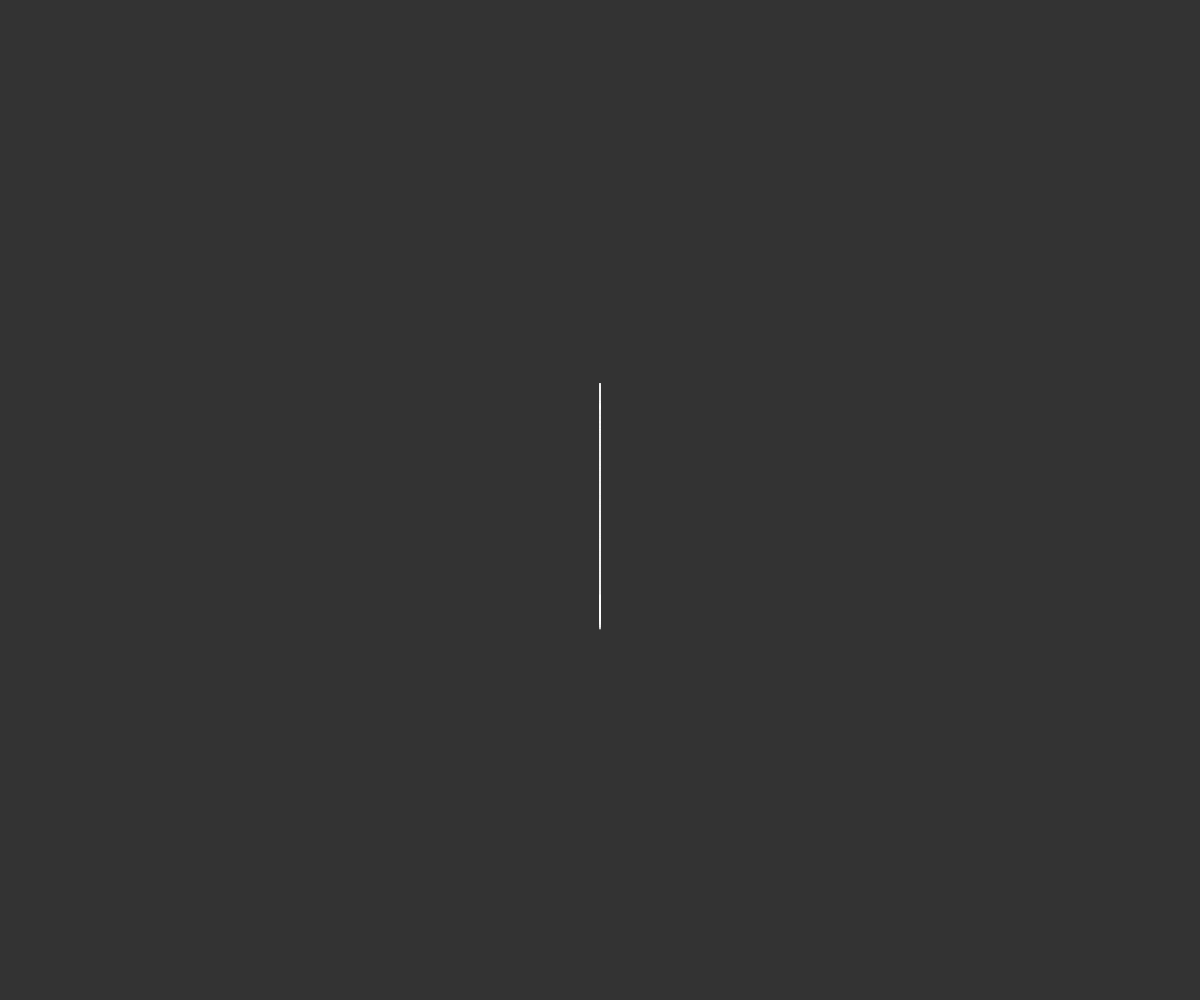
Frame 1 (no input)
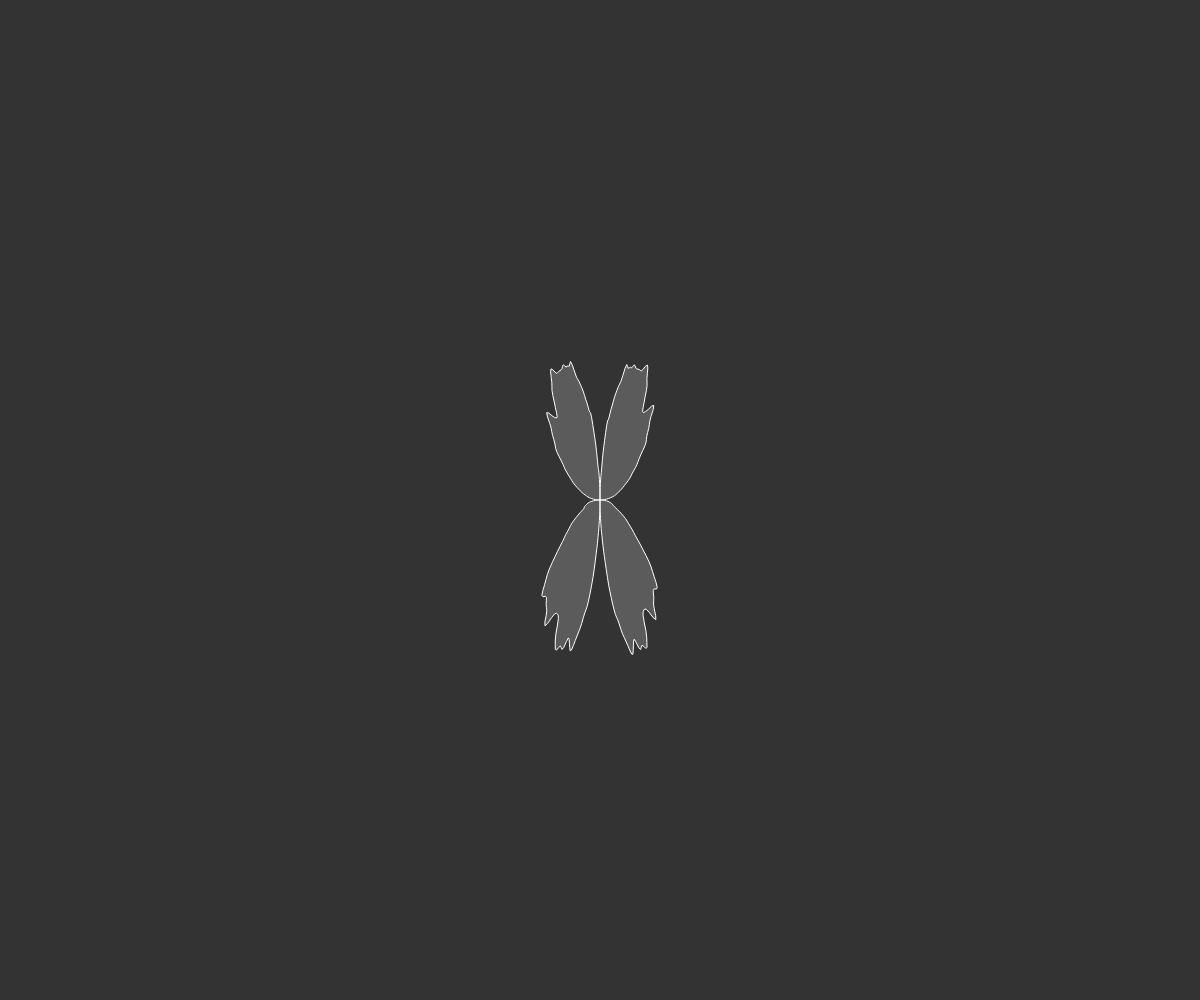
Frame 60 (no input)
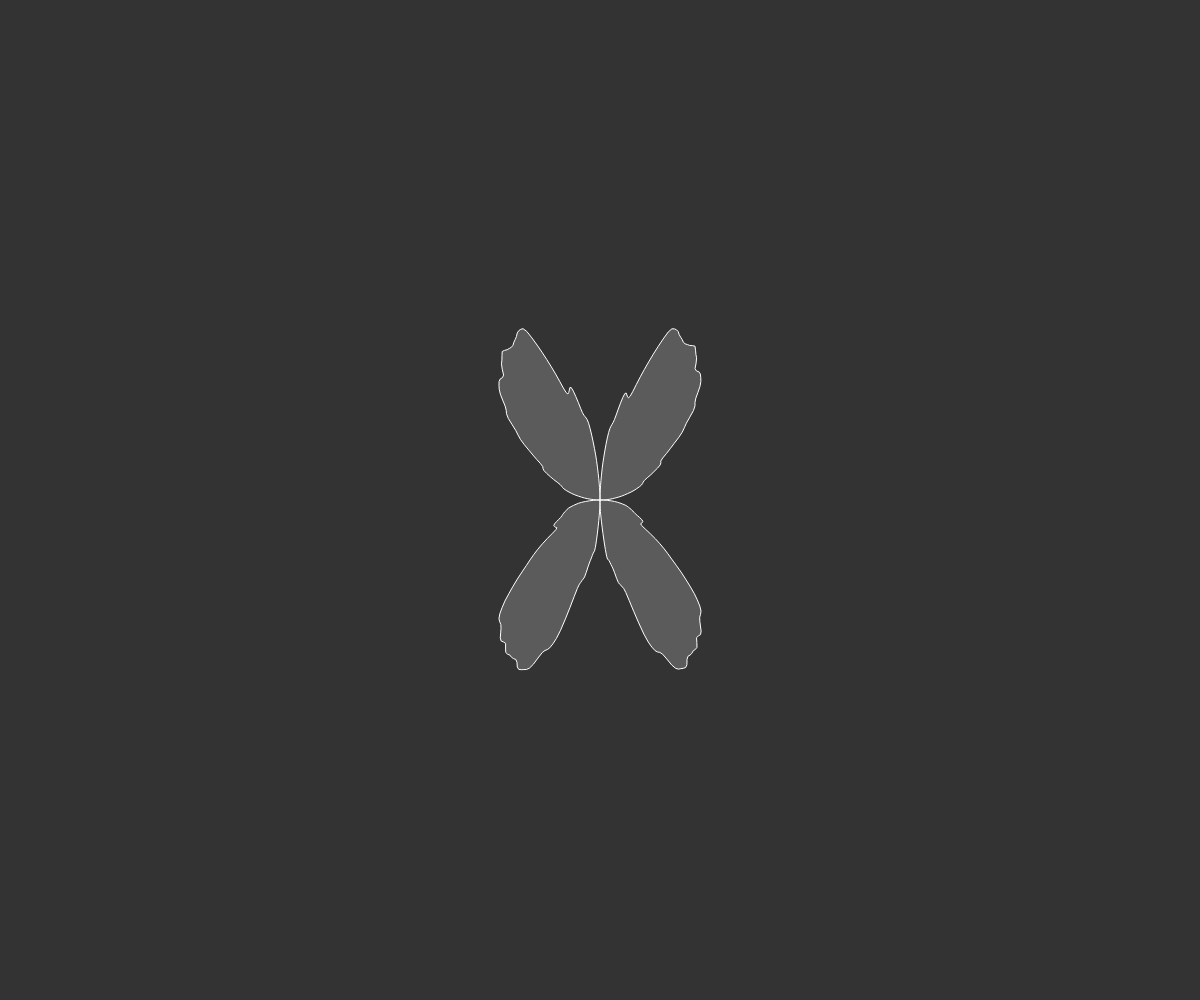
Frame 120 (the mouse pressed at the canvas centre since frame 60)

The p5.js sketch that drew these frames (run headless with seeded random() and noise() and a simulated clock; from frame 60 on, the mouse is pressed at the canvas centre):

// p5.js sketch
// ── sketch.js
let yoff = 0;

function setup() {
  createCanvas(windowWidth, windowHeight);
}

function draw() {
  background(51);
  translate(width / 2, height / 2);

  stroke(255);
  fill(255, 50);
  strokeWeight(1);

  const da = PI / 200;
  const dx = 0.05;

  let xoff = 0;
  beginShape();
  for (let a = 0; a <= TWO_PI; a += da) {
    const n = noise(xoff, yoff);
    const r = sin(2 * a) * map(n, 0, 1, 50, 300);
    const x = sin(yoff * 10) * r * cos(a);
    const y = r * sin(a);
    if (a < PI) xoff += dx;
    else xoff -= dx;
    vertex(x, y);
  }
  endShape();

  yoff += 0.01;
}
